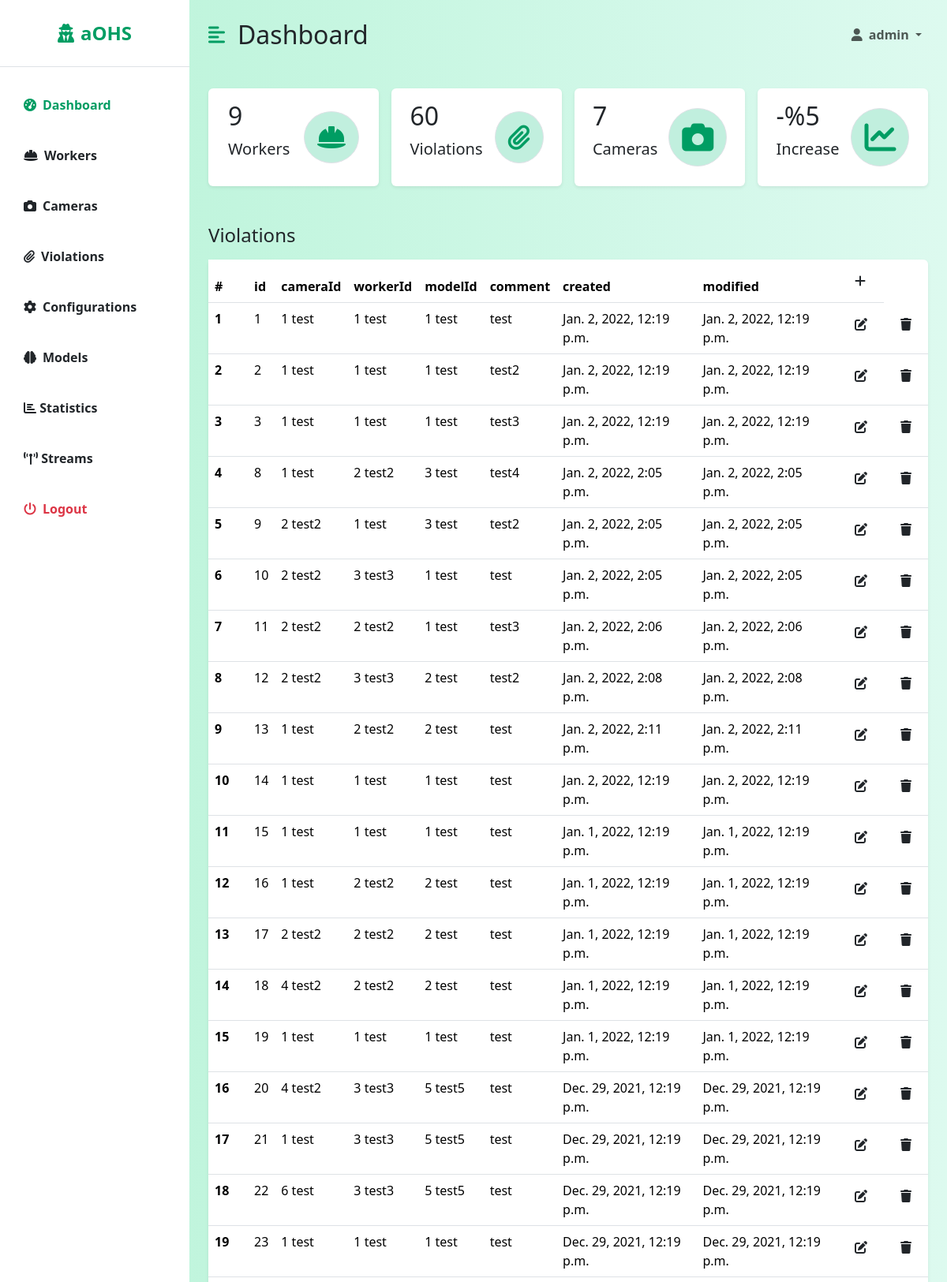
Page /dashboard/violations/ (signed in, upper part) on the committed database.
### backend/models.py (models this page shows, shortened)
class Violation(models.Model):
    id = models.AutoField(primary_key=True)
    cameraId = models.ForeignKey(Camera, on_delete=models.DO_NOTHING, null=False)
    workerId = models.ForeignKey(Worker, on_delete=models.DO_NOTHING, null=True)
    modelId = models.ForeignKey(Model, on_delete=models.SET_NULL, null=True)
    comment = models.CharField(max_length=250, null=True)
    valid = models.BooleanField(default=True, null=False)
    isNotified = models.BooleanField(default=False, null=False)
    created = models.DateTimeField(auto_now_add=True)
    modified = models.DateTimeField(auto_now=True)

class Camera(models.Model):
    id = models.AutoField(primary_key=True)
    url = models.URLField(max_length=100)
    name = models.CharField(max_length=100, null=False)
    userId = models.ForeignKey(User, on_delete=models.DO_NOTHING, null=True)
    created = models.DateTimeField(auto_now_add=True)
    modified = models.DateTimeField(auto_now=True)
    active = models.BooleanField(default=False)
    def __str__(self):
        return str(self.id) + " " + str(self.name)

class Worker(models.Model):
    phone_regex = RegexValidator(regex=r'^\+905[0-9]{9}$',
                                 message="Phone number should be in '+905555555555' format")
    id = models.AutoField(primary_key=True)
    name = models.CharField(max_length=100, null=False)
    title = models.CharField(max_length=100, null=False)
    phone = models.CharField(validators=[phone_regex], max_length=17, unique=True, null=False)
    active = models.BooleanField(default=True, null=False)
    created = models.DateTimeField(auto_now_add=True)
    modified = models.DateTimeField(auto_now=True)
    def __str__(self):
        return str(self.id) + " " + str(self.name)

class Model(models.Model):
    id = models.AutoField(primary_key=True)
    name = models.CharField(max_length=100, null=False)
    path = models.CharField(max_length=100, null=False)
    created = models.DateTimeField(auto_now_add=True)
    modified = models.DateTimeField(auto_now=True)
    def __str__(self):
        return str(self.id) + " " + str(self.name)

### dashboard/views/violation_views.py (the view, shortened to what this page needs)
# urls.py: path('violations/', ViolationView.as_view()),
class ViolationView(LoginRequiredMixin, View, GetCountsMixin):
    login_url = '/login/'
    redirect_field_name = 'redirect_to'
    def get(self, request):
        headers = ['id', 'cameraId', 'workerId', 'modelId', 'comment', 'created', 'modified']
        data = Violation.objects.filter(valid=True)
        return render(request, 'dashboard/listViolation.html', {'headers': headers, 'data': data, 'counts': super().get_counts()})

### dashboard/views/mixins.py (called while the page is built)
    def get_counts(self):
        counts = {
            'workers': Worker.objects.filter(active=True).count(),
            'violations': Violation.objects.filter(valid=True).count(),
            'cameras': Camera.objects.count(),
        }
        return counts

### dashboard/templates/dashboard/listViolation.html
{% extends 'dashboard/dashboard.html' %}
{% block table %}
    <h3 class="fs-4 mb-3">Violations</h3>
    <table class="table bg-white rounded shadow-sm  table-hover">
        <thead>
            <tr>
                <th scope="col" width="50">#</th>
                {% for header in headers %}
                    <th scope="col">{{ header }}</th>
                {% endfor %}
                <th><a class="btn" href="/dashboard/violations/add/"><i class="fa fa-plus"></i></a></th>
            </tr>
        </thead>
        <tbody>
        {% for datum in data %}
            <tr>
                <th scope="row">{{ forloop.counter }}</th>
                <td>{{ datum.id }}</td>
                <td>{{ datum.cameraId }}</td>
                <td>{{ datum.workerId }}</td>
                <td>{{ datum.modelId }}</td>
                <td>{{ datum.comment }}</td>
                <td>{{ datum.created }}</td>
                <td>{{ datum.modified }}</td>
                <th><a class="btn" href="/dashboard/violations/edit/{{ datum.id }}/"><i class="fa fa-edit"></i></a></th>
                <th><a class="btn" href="/dashboard/violations/delete/{{ datum.id }}/"><i class="fa fa-trash"></i></a></th>
            </tr>
        {% endfor %}
        </tbody>
    </table>
{% endblock %}

### dashboard/templates/dashboard/dashboard.html (shortened to what this page needs)
{% extends 'base.html' %}
{% block dashboard %}
    <div class="d-flex" id="wrapper">
        <div class="bg-white" id="sidebar-wrapper">
            <div class="sidebar-heading text-center py-4 primary-text fs-4 fw-bold  border-bottom"><i
                    class="fas fa-user-secret me-2"></i>aOHS</div>
            <div class="list-group list-group-flush my-3">
                <a href="/dashboard/" class="list-group-item list-group-item-action bg-transparent second-text active"><i
                        class="fas fa-tachometer-alt me-2"></i>Dashboard</a>
                <a href="/dashboard/workers/" class="list-group-item list-group-item-action bg-transparent second-text fw-bold"><i
                        class="fas fa-hard-hat me-2"></i>Workers</a>
                <a href="/dashboard/cameras/" class="list-group-item list-group-item-action bg-transparent second-text fw-bold"><i
                        class="fas fa-camera me-2"></i>Cameras</a>
                <a href="/dashboard/violations/" class="list-group-item list-group-item-action bg-transparent second-text fw-bold"><i
                        class="fas fa-paperclip me-2"></i>Violations</a>
                <a href="/dashboard/configurations/" class="list-group-item list-group-item-action bg-transparent second-text fw-bold"><i
                        class="fas fa-cog me-2"></i>Configurations</a>
                <a href="/dashboard/models/" class="list-group-item list-group-item-action bg-transparent second-text fw-bold"><i
                        class="fas fa-brain me-2"></i>Models</a>
                <a href="/dashboard/statistics/" class="list-group-item list-group-item-action bg-transparent second-text fw-bold"><i
                        class="fa fa-bar-chart"></i> Statistics</a>
                <a href="/dashboard/streams/" class="list-group-item list-group-item-action bg-transparent second-text fw-bold"><i
                        class="fa fa-broadcast-tower fa-flip"></i> Streams</a>
                <a href="#" class="list-group-item list-group-item-action bg-transparent text-danger fw-bold"><i
                        class="fas fa-power-off me-2"></i>Logout</a>
            </div>
        </div>
        <div id="page-content-wrapper">
            <nav class="navbar navbar-expand-lg navbar-light bg-transparent py-4 px-4">
                <div class="d-flex align-items-center">
                    <i class="fas fa-align-left primary-text fs-4 me-3" id="menu-toggle"></i>
                    <h2 class="fs-2 m-0">Dashboard</h2>
                </div>
                <div class="collapse navbar-collapse" id="navbarSupportedContent">
                    <ul class="navbar-nav ms-auto mb-2 mb-lg-0">
                        <li class="nav-item dropdown">
                            <a class="nav-link dropdown-toggle second-text fw-bold" href="#" id="navbarDropdown"
                                role="button" data-bs-toggle="dropdown" aria-expanded="false">
                                <i class="fas fa-user me-2"></i>{{ user.username }}
                            </a>
                        </li>
                    </ul>
                </div>
            </nav>
            <div class="container-fluid px-4">
                <div class="row g-3 my-2">
                    <div class="col-md-3">
                        <div class="p-3 bg-white shadow-sm d-flex justify-content-around align-items-center rounded">
                            <div>
                                <h3 class="fs-2">{{ counts.workers }}</h3>
                                <p class="fs-5">Workers</p>
                            </div>
                            <i class="fas fa-hard-hat fs-2 primary-text border rounded-full secondary-bg p-3"></i>
                        </div>
                    </div>
                    <div class="col-md-3">
                        <div class="p-3 bg-white shadow-sm d-flex justify-content-around align-items-center rounded">
                            <div>
                                <h3 class="fs-2">{{ counts.violations }}</h3>
                                <p class="fs-5">Violations</p>
                            </div>
                            <i
                                class="fas fa-paperclip fs-2 primary-text border rounded-full secondary-bg p-3"></i>
                        </div>
                    </div>
                    <div class="col-md-3">
                        <div class="p-3 bg-white shadow-sm d-flex justify-content-around align-items-center rounded">
                            <div>
                                <h3 class="fs-2">{{ counts.cameras }}</h3>
                                <p class="fs-5">Cameras</p>
                            </div>
                            <i class="fas fa-camera  fs-1 primary-text border rounded-full secondary-bg p-3"></i>
                        </div>
                    </div>
                    <div class="col-md-3">
                        <div class="p-3 bg-white shadow-sm d-flex justify-content-around align-items-center rounded">
                            <div>
                                <h3 class="fs-2">-%5</h3>
                                <p class="fs-5">Increase</p>
                            </div>
                            <i class="fas fa-chart-line fs-1 primary-text border rounded-full secondary-bg p-3"></i>
                        </div>
                    </div>
                </div>
                <div class="row my-5">
                    <div class="col">
                        {% block table %}
                        {% endblock %}
                    </div>
                </div>
            </div>
        </div>
    </div>
{% endblock %}

### templates/base.html (style rules this page uses)
:root { --main-bg-color: #009d63; --main-text-color: #009d63; --second-text-color: #bbbec5; --second-bg-color: #c1efde; }
.primary-text { color: var(--main-text-color); }
.secondary-bg { background-color: var(--second-bg-color); }
.rounded-full { border-radius: 100%; }
#wrapper { overflow-x: hidden; background-image: linear-gradient( to right, #baf3d7, #c2f5de, #cbf7e4, #d4f8ea, #ddfaef ); }
#sidebar-wrapper { min-height: 100vh; margin-left: -15rem; transition: margin 0.25s ease-out; }
#sidebar-wrapper .sidebar-heading { padding: 0.875rem 1.25rem; font-size: 1.2rem; }
#sidebar-wrapper .list-group { width: 15rem; }
#page-content-wrapper { min-width: 100vw; }
#menu-toggle { cursor: pointer; }
.list-group-item { border: none; padding: 20px 30px; }
.list-group-item.active { background-color: transparent; color: var(--main-text-color); font-weight: bold; border: none; }
@media (min-width: 768px) { #sidebar-wrapper { margin-left: 0; } }
@media (min-width: 768px) { #page-content-wrapper { min-width: 0; width: 100%; } }

### rows in the picture
Violation: id "1", cameraId "1 test", workerId "1 test", modelId "1 test", comment "test", created "Jan. 2, 2022, 12:19 p.m.", modified "Jan. 2, 2022, 12:19 p.m."
Violation: id "2", cameraId "1 test", workerId "1 test", modelId "1 test", comment "test2", created "Jan. 2, 2022, 12:19 p.m.", modified "Jan. 2, 2022, 12:19 p.m."
Violation: id "3", cameraId "1 test", workerId "1 test", modelId "1 test", comment "test3", created "Jan. 2, 2022, 12:19 p.m.", modified "Jan. 2, 2022, 12:19 p.m."
Violation: id "8", cameraId "1 test", workerId "2 test2", modelId "3 test", comment "test4", created "Jan. 2, 2022, 2:05 p.m.", modified "Jan. 2, 2022, 2:05 p.m."
Violation: id "9", cameraId "2 test2", workerId "1 test", modelId "3 test", comment "test2", created "Jan. 2, 2022, 2:05 p.m.", modified "Jan. 2, 2022, 2:05 p.m."
Violation: id "10", cameraId "2 test2", workerId "3 test3", modelId "1 test", comment "test", created "Jan. 2, 2022, 2:05 p.m.", modified "Jan. 2, 2022, 2:05 p.m."
Violation: id "11", cameraId "2 test2", workerId "2 test2", modelId "1 test", comment "test3", created "Jan. 2, 2022, 2:06 p.m.", modified "Jan. 2, 2022, 2:06 p.m."
Violation: id "12", cameraId "2 test2", workerId "3 test3", modelId "2 test", comment "test2", created "Jan. 2, 2022, 2:08 p.m.", modified "Jan. 2, 2022, 2:08 p.m."
Violation: id "13", cameraId "1 test", workerId "2 test2", modelId "2 test", comment "test", created "Jan. 2, 2022, 2:11 p.m.", modified "Jan. 2, 2022, 2:11 p.m."
Violation: id "14", cameraId "1 test", workerId "1 test", modelId "1 test", comment "test", created "Jan. 2, 2022, 12:19 p.m.", modified "Jan. 2, 2022, 12:19 p.m."
Violation: id "15", cameraId "1 test", workerId "1 test", modelId "1 test", comment "test", created "Jan. 1, 2022, 12:19 p.m.", modified "Jan. 1, 2022, 12:19 p.m."
Violation: id "16", cameraId "1 test", workerId "2 test2", modelId "2 test", comment "test", created "Jan. 1, 2022, 12:19 p.m.", modified "Jan. 1, 2022, 12:19 p.m."
Violation: id "17", cameraId "2 test2", workerId "2 test2", modelId "2 test", comment "test", created "Jan. 1, 2022, 12:19 p.m.", modified "Jan. 1, 2022, 12:19 p.m."
Violation: id "18", cameraId "4 test2", workerId "2 test2", modelId "2 test", comment "test", created "Jan. 1, 2022, 12:19 p.m.", modified "Jan. 1, 2022, 12:19 p.m."
Violation: id "19", cameraId "1 test", workerId "1 test", modelId "1 test", comment "test", created "Jan. 1, 2022, 12:19 p.m.", modified "Jan. 1, 2022, 12:19 p.m."
Violation: id "20", cameraId "4 test2", workerId "3 test3", modelId "5 test5", comment "test", created "Dec. 29, 2021, 12:19 p.m.", modified "Dec. 29, 2021, 12:19 p.m."
Violation: id "21", cameraId "1 test", workerId "3 test3", modelId "5 test5", comment "test", created "Dec. 29, 2021, 12:19 p.m.", modified "Dec. 29, 2021, 12:19 p.m."
Violation: id "22", cameraId "6 test", workerId "3 test3", modelId "5 test5", comment "test", created "Dec. 29, 2021, 12:19 p.m.", modified "Dec. 29, 2021, 12:19 p.m."
Violation: id "23", cameraId "1 test", workerId "1 test", modelId "1 test", comment "test", created "Dec. 29, 2021, 12:19 p.m.", modified "Dec. 29, 2021, 12:19 p.m."

### other values in the picture
{{ user.username }} "admin"
{{ counts.workers }} "9"
{{ counts.violations }} "60"
{{ counts.cameras }} "7"
{{ header }} "id" "cameraId" "workerId" "modelId" "comment" "created" "modified"
